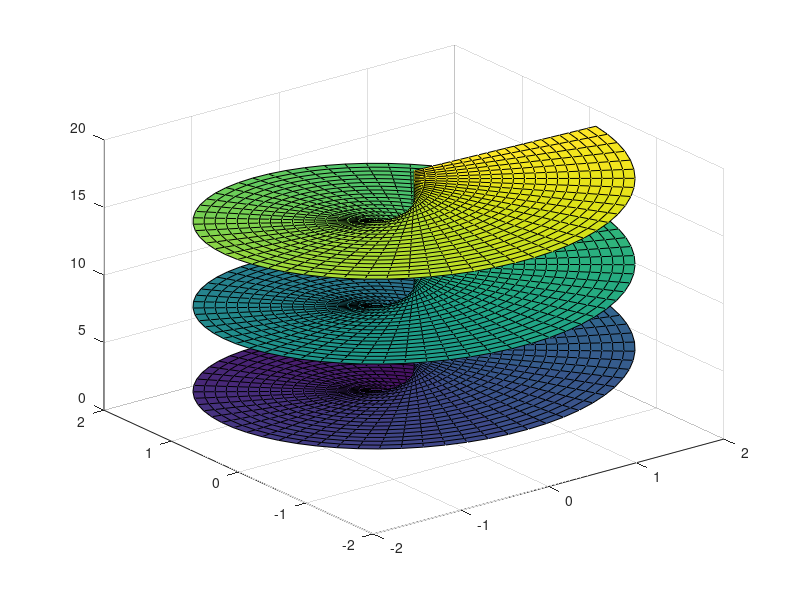

MATLAB code to generate this figure: (Note: this script raises an error after producing the figure.)
%disegno di una superficie in forma parametrica

[r,theta]=meshgrid(0:.1:2,0:.1:6*pi)
x=r.*cos(theta);
y=r.*sin(theta);
z=theta;

figure; clf

s=surf(x,y,z);
s.EdgeColor='none';
colorbar
colormap('default')
grid on

xlabel('x')
ylabel('y')